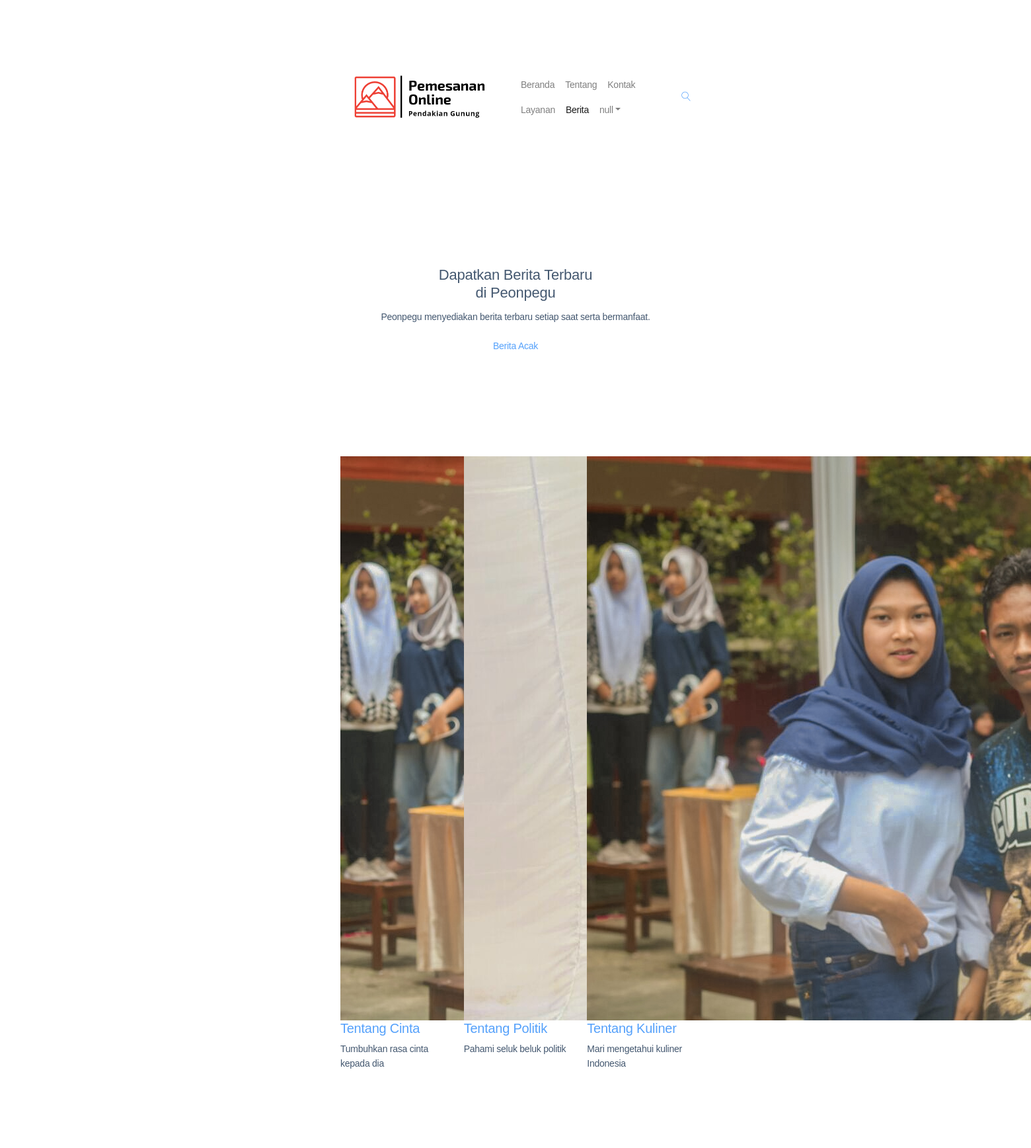
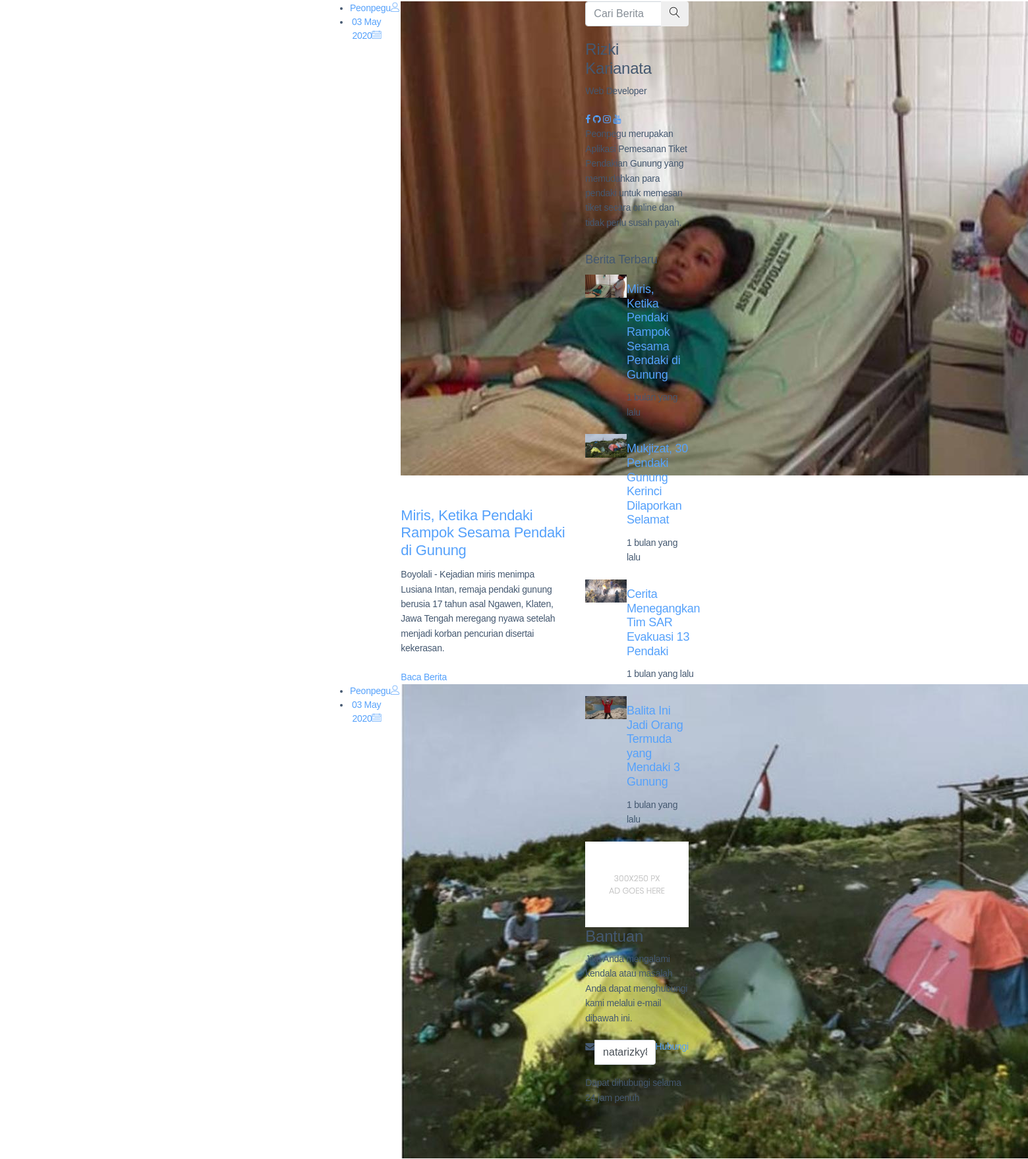
The page /User/berita.php (upper part) on the database its author committed (2 pictures, top to bottom).
### tables this page shows
CREATE TABLE `tb_berita` (
  `id_berita` int(11) NOT NULL,
  `judul` varchar(100) DEFAULT NULL,
  `keterangan` text DEFAULT NULL,
  `ket_singkat` text DEFAULT NULL,
  `ket_lengkap` text DEFAULT NULL,
  `quotes` text DEFAULT NULL,
  `gambar` varchar(250) DEFAULT NULL,
  `created` datetime DEFAULT NULL,
  `modified` datetime DEFAULT NULL
);

### User/Proses/function-time.php (called while the page is built)
<?php
function waktu_lalu($timestamp)
{
    $selisih = time() - strtotime($timestamp) ;
    $detik = $selisih ;
    $menit = round($selisih / 60 );
    $jam = round($selisih / 3600 );
    $hari = round($selisih / 86400 );
    $minggu = round($selisih / 604800 );
    $bulan = round($selisih / 2419200 );
    $tahun = round($selisih / 29030400 );
    if ($detik <= 60) {
        $waktu = $detik.' detik yang lalu';
    } else if ($menit <= 60) {
        $waktu = $menit.' menit yang lalu';
    } else if ($jam <= 24) {
        $waktu = $jam.' jam yang lalu';
    } else if ($hari <= 7) {
        $waktu = $hari.' hari yang lalu';
    } else if ($minggu <= 4) {
        $waktu = $minggu.' minggu yang lalu';
    } else if ($bulan <= 12) {
        $waktu = $bulan.' bulan yang lalu';
    } else {
        $waktu = $tahun.' tahun yang lalu';
    }
    return $waktu;
}
?>

### User/berita.php (the view, shortened to what this page needs)
<?php
include '../koneksi.php';
include 'Proses/function-time.php';
$sql = mysqli_query($conn, "SELECT * FROM tb_berita ORDER BY rand() LIMIT 1");
$data = mysqli_fetch_array($sql);
?>
<!DOCTYPE html>
<html lang="en">
<head>
    <link rel="stylesheet" href="../assets/dist-2/css/bootstrap.css">
    <link rel="stylesheet" href="../assets/dist-2/vendors/linericon/style.css">
    <link rel="stylesheet" href="../assets/dist-2/css/font-awesome.min.css">
    <link rel="stylesheet" href="../assets/dist-2/vendors/owl-carousel/owl.carousel.min.css">
    <link rel="stylesheet" href="../assets/dist-2/vendors/lightbox/simpleLightbox.css">
    <link rel="stylesheet" href="../assets/dist-2/vendors/nice-select/css/nice-select.css">
    <link rel="stylesheet" href="../assets/dist-2/vendors/animate-css/animate.css">
    <link rel="stylesheet" href="../assets/dist-2/css/style.css">
    <link rel="stylesheet" href="../assets/dist-2/css/responsive.css">
</head>
<body>
    <header class="header_area">
        <div class="main_menu">
            <nav class="navbar navbar-expand-lg navbar-light">
                <div class="container box_1620">
                    <a class="navbar-brand logo_h" href="index"><img src="../assets/images/logo-home.png" alt="" style="width: 249px;"></a>
                    <div class="collapse navbar-collapse offset" id="navbarSupportedContent">
                        <ul class="nav navbar-nav menu_nav ml-auto">
                            <li class="nav-item"><a class="nav-link" href="index">Beranda</a></li>
                            <li class="nav-item"><a class="nav-link" href="tentang">Tentang</a></li>
                            <li class="nav-item"><a class="nav-link" href="kontak">Kontak</a></li>
                            <li class="nav-item"><a class="nav-link" href="layanan">Layanan</a></li>
                            <li class="nav-item active"><a class="nav-link" href="berita">Berita</a></li>
                            <li class="nav-item submenu dropdown">
                                <a href="#" class="nav-link dropdown-toggle" data-toggle="dropdown" role="button" aria-haspopup="true" aria-expanded="false"><script type="text/javascript">document.write(tampil2)</script></a>
                            </li>
                        </ul>
                        <ul class="nav navbar-nav navbar-right">
                            <li class="nav-item"><a href="#" class="search"><i class="lnr lnr-magnifier"></i></a></li>
                        </ul>
                    </div>
                </div>
            </nav>
        </div>
    </header>
    <section class="home_banner_area blog_banner">
        <div class="banner_inner d-flex align-items-center">
            <div class="container">
                <div class="blog_b_text text-center">
                    <h2>Dapatkan Berita Terbaru <br /> di Peonpegu</h2>
                    <p>Peonpegu menyediakan berita terbaru setiap saat serta bermanfaat.</p>
                    <a class="white_bg_btn" href="detail-berita?id=<?php echo $data['id_berita'];?>">Berita Acak</a>
                </div>
            </div>
        </div>
    </section>
    <section class="blog_categorie_area">
        <div class="container">
            <div class="row">
                <div class="col-lg-4">
                    <div class="categories_post">
                        <div class="categories_details">
                            <div class="categories_text">
                                <a href="berita"><h5>Tentang Cinta</h5></a>
                                <p>Tumbuhkan rasa cinta kepada dia</p>
                            </div>
                        </div>
                    </div>
                </div>
                <div class="col-lg-4">
                    <div class="categories_post">
                        <div class="categories_details">
                            <div class="categories_text">
                                <a href="berita"><h5>Tentang Politik</h5></a>
                                <p>Pahami seluk beluk politik</p>
                            </div>
                        </div>
                    </div>
                </div>
                <div class="col-lg-4">
                    <div class="categories_post">
                        <img src="../assets/images/galeri/Farrah2.jpeg" alt="post">
                        <div class="categories_details">
                            <div class="categories_text">
                                <a href="berita"><h5>Tentang Kuliner</h5></a>
                                <p>Mari mengetahui kuliner Indonesia</p>
                            </div>
                        </div>
                    </div>
                </div>
            </div>
        </div>
    </section>
    <section class="blog_area">
        <div class="container">
            <div class="row">
                <div class="col-lg-8">
                    <div class="blog_left_sidebar">
                        <?php
                        $query = mysqli_query($conn, "SELECT * FROM tb_berita ORDER BY id_berita DESC");
                        while($row = mysqli_fetch_array($query)) {
                            ?>
                            <article class="row blog_item">
                                <div class="col-md-3">
                                    <div class="blog_info text-right">
                                        <ul class="blog_meta list">
                                            <li><a href="#">Peonpegu<i class="lnr lnr-user"></i></a></li>
                                            <li><a href="#"><?php echo date('d F Y', strtotime($row['created']));?><i class="lnr lnr-calendar-full"></i></a></li>
                                        </ul>
                                    </div>
                                </div>
                                <div class="col-md-9">
                                    <div class="blog_post">
                                        <img src="../assets/images/berita/<?php echo $row['gambar'];?>" alt="">
                                        <div class="blog_details">
                                            <a href="detail-berita?id=<?php echo $row['id_berita'];?>"><h2><?php echo $row['judul'];?></h2></a>
                                            <p><?php echo $row['keterangan'];?></p>
                                            <a href="detail-berita?id=<?php echo $row['id_berita'];?>" class="white_bg_btn">Baca Berita</a>
                                        </div>
                                    </div>
                                </div>
                            </article>
                        <?php } ?>
                    </div>
                </div>
                <div class="col-lg-4">
                    <div class="blog_right_sidebar">
                        <aside class="single_sidebar_widget search_widget">
                            <div class="input-group">
                                <input type="text" class="form-control" placeholder="Cari Berita">
                                <span class="input-group-btn">
                                    <button class="btn btn-default" type="button"><i class="lnr lnr-magnifier"></i></button>
                                </span>
                            </div>
                        </aside>
                        <aside class="single_sidebar_widget author_widget">
                            <h4>Rizki Karianata</h4>
                            <p>Web Developer</p>
                            <div class="social_icon">
                                <a href="http://bit.ly/RizkiNataFB"><i class="fa fa-facebook"></i></a>
                                <a href="http://bit.ly/RizkiGH"><i class="fa fa-github"></i></a>
                                <a href="http://bit.ly/RizkiNataIG"><i class="fa fa-instagram"></i></a>
                                <a href="http://bit.ly/RizkiKarianata"><i class="fa fa-youtube"></i></a>
                            </div>
                            <p>Peonpegu merupakan Aplikasi Pemesanan Tiket Pendakian Gunung yang memudahkan para pendaki untuk memesan tiket secara online dan tidak perlu susah payah.</p>
                        </aside>
                        <aside class="single_sidebar_widget popular_post_widget">
                            <h3 class="widget_title">Berita Terbaru</h3>
                            <?php
                            $query2 = mysqli_query($conn, "SELECT * FROM tb_berita ORDER BY id_berita DESC LIMIT 4");
                            while($row2 = mysqli_fetch_array($query2)) {
                                ?>
                                <div class="media post_item">
                                    <img src="../assets/images/berita/<?php echo $row2['gambar'];?>" alt="post" style="width: 40%;">
                                    <div class="media-body">
                                        <a href="detail-berita?id=<?php echo $row2['id_berita'];?>"><h3><?php echo $row2['judul'];?></h3></a>
                                        <p><?php echo waktu_lalu($row2['created']);?></p>
                                    </div>
                                </div>
                            <?php } ?>
                        </aside>
                        <aside class="single_sidebar_widget ads_widget">
                            <a href="#"><img class="img-fluid" src="assets/dist-2/img/blog/add.jpg" alt=""></a>
                        </aside>
                        <aside class="single-sidebar-widget newsletter_widget">
                            <h4 class="widget_title">Bantuan</h4>
                            <p>
                                Jika Anda mengalami kendala atau masalah Anda dapat menghubungi kami melalui e-mail dibawah ini.
                            </p>
                            <div class="form-group d-flex flex-row">
                                <div class="input-group">
                                    <div class="input-group-prepend">
                                        <div class="input-group-text"><i class="fa fa-envelope" aria-hidden="true"></i></div>
                                    </div>
                                    <input type="text" class="form-control" id="inlineFormInputGroup" placeholder="Enter email" value="natarizky884@gmail.com" readonly="" style="background: #FFFFFF;">
                                </div>
                                <a href="#" class="bbtns">Hubungi</a>
                            </div>
                            <p class="text-bottom">Dapat dihubungi selama 24 jam penuh</p>
                        </aside>
                    </div>
                </div>
            </div>
        </div>
    </section>
</body>
</html>

### assets/dist-2/css/responsive.css (style rules this page uses)
@media (max-width:1619px) { .header_area .navbar .search { margin-left: 40px; } }

### rows shown on the page
tb_berita: created "03 May 2020", gambar (picture), judul "Miris, Ketika Pendaki Rampok Sesama Pendaki di Gunung", keterangan "Boyolali - Kejadian miris menimpa Lusiana Intan, remaja pendaki gunung berusia 17 tahun asal Ngawen, Klaten, Jawa Tengah meregang nyawa setelah menjadi korban pencurian disertai kekerasan.", created "1 bulan yang lalu"
tb_berita: created "03 May 2020", gambar (picture), judul "Mukjizat, 30 Pendaki Gunung Kerinci Dilaporkan Selamat", created "1 bulan yang lalu"
tb_berita: gambar (picture), judul "Cerita Menegangkan Tim SAR Evakuasi 13 Pendaki", created "1 bulan yang lalu"
tb_berita: gambar (picture), judul "Balita Ini Jadi Orang Termuda yang Mendaki 3 Gunung", created "1 bulan yang lalu"
